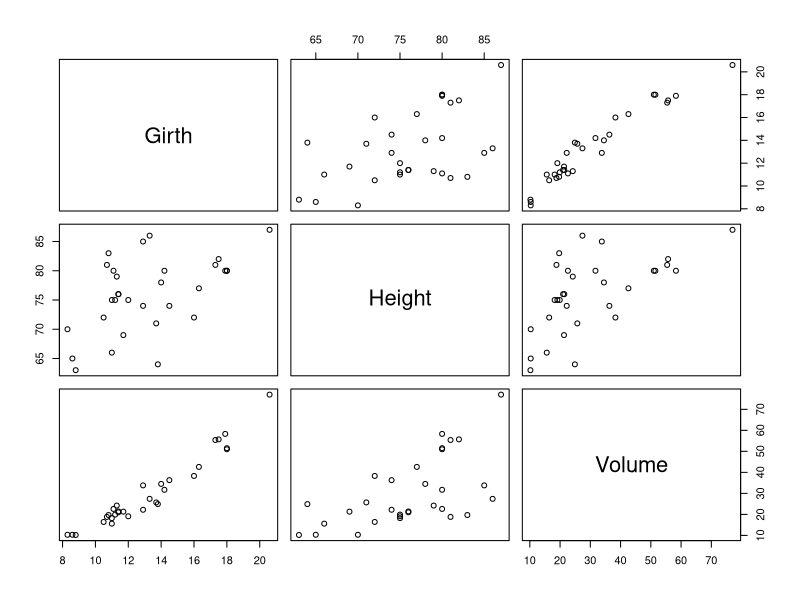
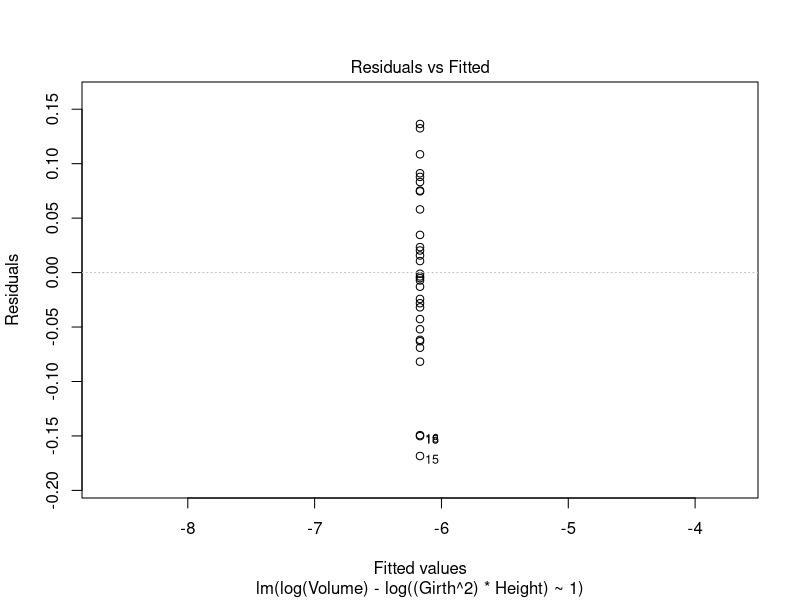
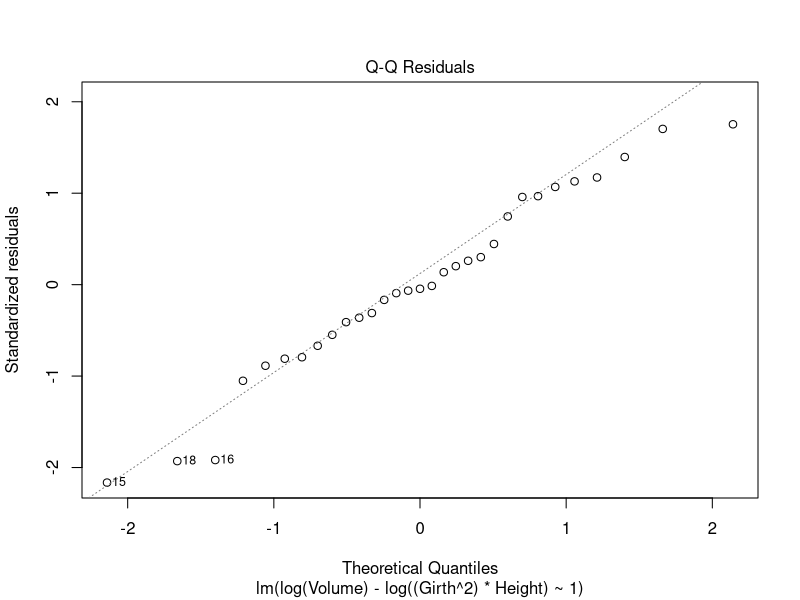
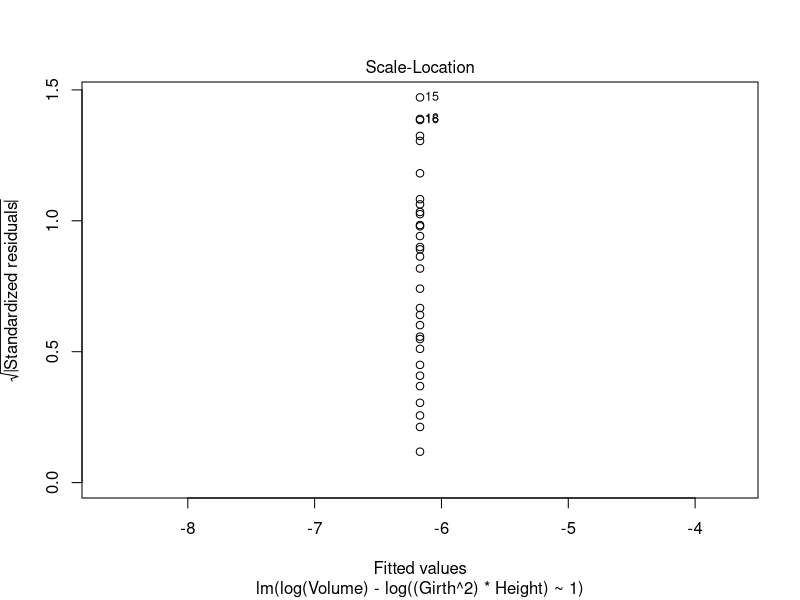
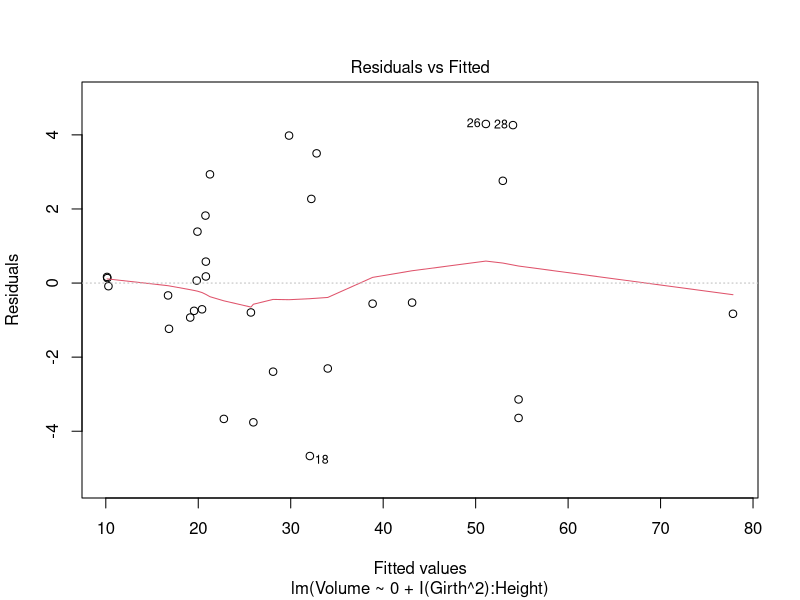
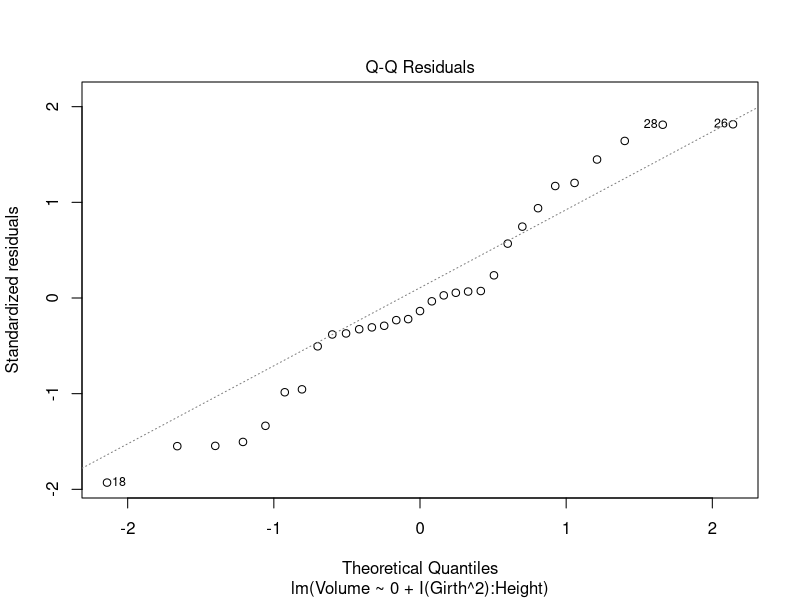
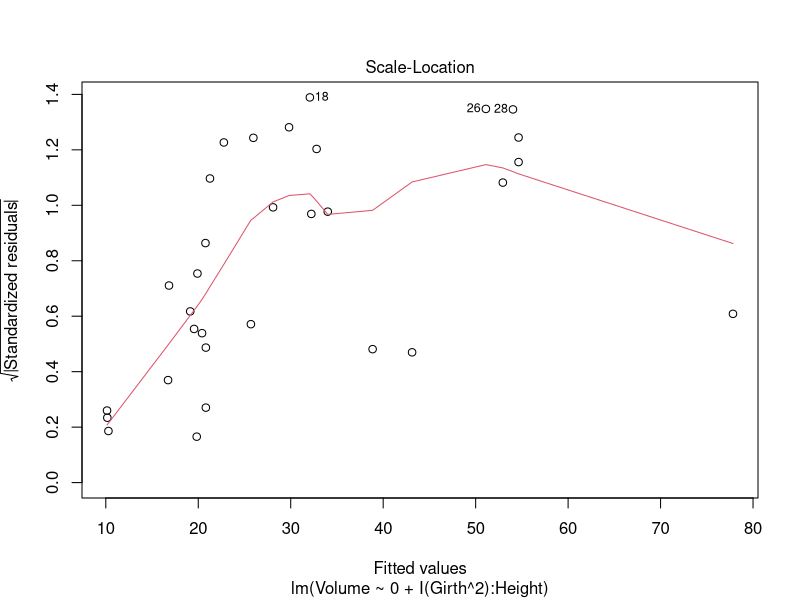
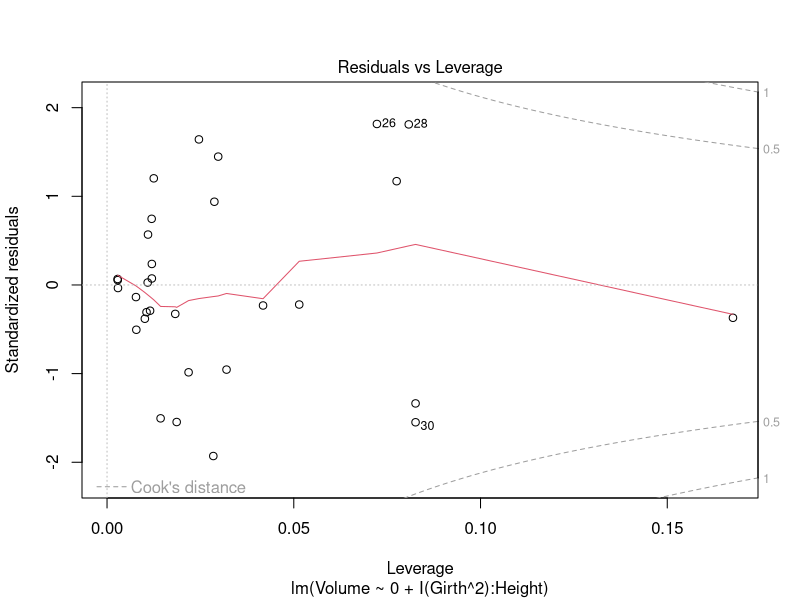

R code for these plots, in order:
## ---- chunk 1
# change working directory: should be the directory containg the Markdown files:
#setwd("/Volumes/Files/courses/cruk/LinearModelAndExtensions/git_linear-models-r/")

## ---- chunk 2
plot(trees)
## ---- chunk 3
m1 = lm(Volume~Girth,data=trees)
summary(m1)
## ---- chunk 4
m2 = lm(Volume~Girth+Height,data=trees)
summary(m2)
## ---- chunk 5
m3 = lm(Volume~Girth*Height,data=trees)
summary(m3)
## ---- chunk 6
m4 = lm(log(Volume)~log(Girth)+log(Height),data=trees)
summary(m4)
## ---- chunk 7
confint(m4)
## ---- chunk 8
m5 = lm(log(Volume)~log(Girth)*log(Height),data=trees)
summary(m5)
## ---- chunk 9
m6 = lm(log(Volume)-log((Girth^2)*Height)~1,data=trees)
summary(m6)
## ---- chunk 10
m7 = lm(Volume~0+I(Girth^2):Height,data=trees)
summary(m7)
## ---- chunk 11
plot(m6)
plot(m7)
shapiro.test(residuals(m6))
shapiro.test(residuals(m7))
## ---- chunk 12
summary(m1)
AIC(m1)
summary(m2)
AIC(m2)
summary(m3)
AIC(m3)
summary(m4)
AIC(m4)
summary(m5)
AIC(m5)
summary(m6)
AIC(m6)
summary(m7)
AIC(m7)
## ---- chunk 13
m8 = lm(Fertility~.,data=swiss)
summary(m8)
## ---- chunk 14
library(MASS)
summary(stepAIC(m8))
## ---- chunk 15
volume = trees$Volume
height = trees$Height
girth = trees$Girth
m9 = nls(volume~beta0*girth^beta1*height^beta2,start=list(beta0=1,beta1=2,beta2=1))
summary(m9)
## ---- chunk 16
plot(conc~rate,data=Puromycin)
# There is a non-linear positive relationship between conc and rate
## ---- chunk 17
plot(log(conc)~rate,data=Puromycin)
m10 = lm(log(conc)~rate,data=Puromycin)
plot(m10)
summary(m10)
# Both terms are significant
## ---- chunk 18
m11 = lm(log(conc)~rate+state,data=Puromycin)
plot(m11)
summary(m11)
# `state` is a boolean factor or indicator variable
# The inclusion of `state` is appropriate, as the term is significant and the diagnostic plots look reasonable 
## ---- chunk 19
m12 = lm(log(conc)~rate*state,data=Puromycin)
summary(m12)
# The `state` term is not significant when the interaction between `rate` and `state` is included in the model. So it may be better to remove the `state` term from the model.
## ---- chunk 20
m13 = lm(log(conc)~rate+rate:state,data=Puromycin)
summary(m13)

# Solution one:
plot(conc~rate,data=Puromycin)
idx = order(Puromycin$rate)
treated = Puromycin$state[idx] == "treated"
untreated = Puromycin$state[idx] == "untreated"
lines(exp(fitted(m13))[idx][treated]~Puromycin$rate[idx][treated])
lines(exp(fitted(m13))[idx][untreated]~Puromycin$rate[idx][untreated],col="red")

# Solution two (better - more general):
plot(conc~rate,data=Puromycin)
xvals = range(Puromycin$rate)[1]:range(Puromycin$rate)[2]
lines(exp(coef(m13)[1] + coef(m13)[2]*xvals) ~ xvals)
lines(exp(coef(m13)[1] + coef(m13)[2]*xvals + coef(m13)[3]*xvals) ~ xvals, col="red")
## ---- chunk 21
m14 = lm(rating~complaints,data=attitude)
## ---- chunk 22
m15 = step(m14,.~.+privileges+learning+raises+critical+advance)
## ---- chunk 23
# just the `learning` term was added
# AIC = 118.00 for the final model
summary(m15)
# Only the `complaints` term is significant in the final model - the intercept and coefficient of `learning` are not significant.
plot(m15)
# Despite the residuals not being perfectly Normally distributed, the model does seem reasonable.
